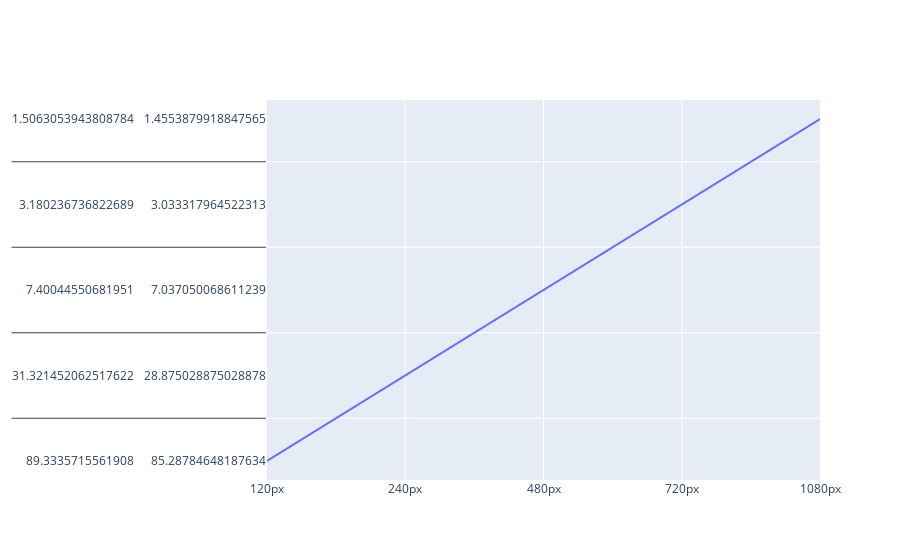

Notebook code for this chart:
### Code cell
import plotly.graph_objects as go
import numpy as np
import plotly.io as pio

N=960
# x_n = np.linspace(120, 1080, N, endpoint=True)
x_p = [ '120px', '240px', '480px','720px', '1080px' ]

y8 = [ 11.194, 31.927, 135.127, 314.442, 663.876, ]
y8 = [element / 1000 for element in y8]

y16 = [ 11.725, 34.632,  142.105, 329.672, 687.102 ]
y16 = [element / 1000 for element in y16]

y32 = [ 12.247, 37.333,  149.084, 348.584, 717.946 ]
y32 = [element / 1000 for element in y32]


fig2 = go.Figure()

fig2.add_trace(
#     go.Scatter(x=x, y=np.reciprocal(y8),mode='lines')
    go.Scatter(x=x_p, y=[np.reciprocal(y8),np.reciprocal(y16),np.reciprocal(y32)],mode='lines')
#     go.Scatter(x=x, y=np.reciprocal(y32),mode='lines')
)
fig2.write_image('lines.jpg')
fig2.show()

### Figure 1 — Plotly figure (JSON) as saved in the notebook; plotly's stock layout.template omitted (floating-point values rounded to 4 significant figures)
{"data": [{"mode": "lines", "type": "scatter", "x": ["120px", "240px", "480px", "720px", "1080px"], "y": [[89.33, 31.32, 7.4, 3.18, 1.506], [85.29, 28.88, 7.037, 3.033, 1.455], [81.65, 26.79, 6.708, 2.869, 1.393]]}], "layout": {}}
